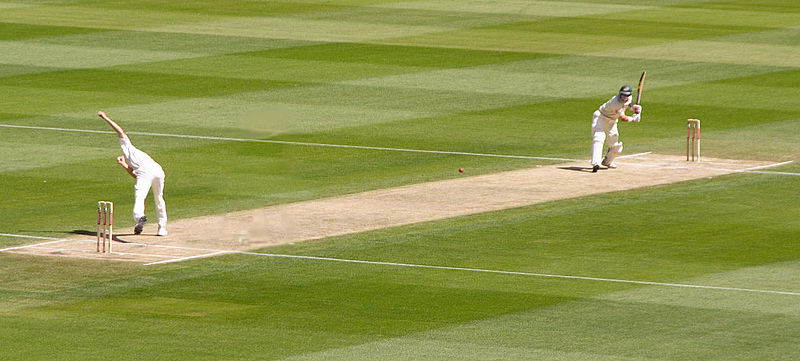
#> input picture 3. CNN and Open_CV/Test_images_vids/cricket.jpg, 800 x 361 px, found by its file name
$ python Joining_images.py
#> lines starting #> are read from the running program, lines starting #| are printed output that depends on the picture
import cv2

import numpy as np

#Joining Images

img = cv2.imread("/home/sagar/Test_Images/cricket.jpg")
#> img is the input picture: shape (361, 800, 3); mean B, G, R 77.5, 149.6, 143.2

horImg = np.hstack((img,img))
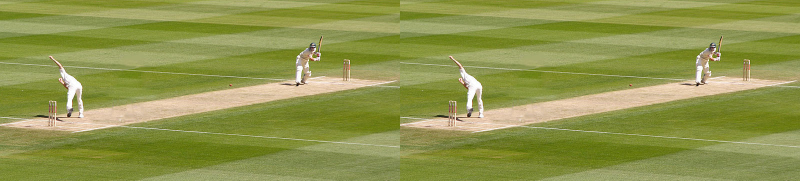
#> horImg: shape (361, 1600, 3) (shown at 1/2 size); mean B, G, R 77.5, 149.6, 143.2

verImg = np.vstack((img,img))
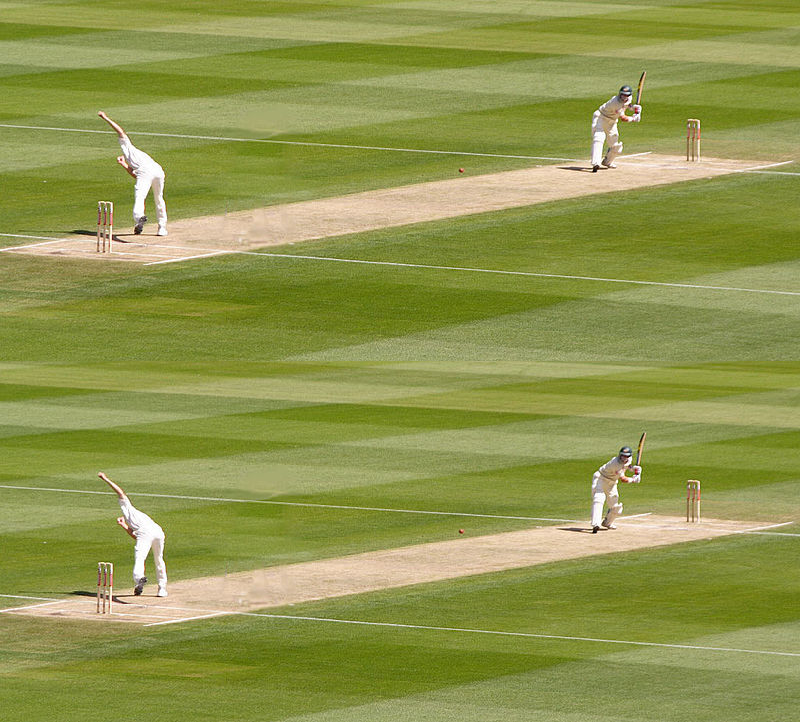
#> verImg: shape (722, 800, 3); mean B, G, R 77.5, 149.6, 143.2

cv2.imshow("Horizontal",horImg)

cv2.imshow("Vertical",verImg)

if cv2.waitKey(0) & 0xff == ord('q'):
#> (key q is pressed here)
    cv2.destroyAllWindows()

#Make sure while stacking the images must be of same dimessions.

$ run again, with 3. CNN and Open_CV/Test_images_vids/balloons.jpg copied over 3. CNN and Open_CV/Test_images_vids/cricket.jpg
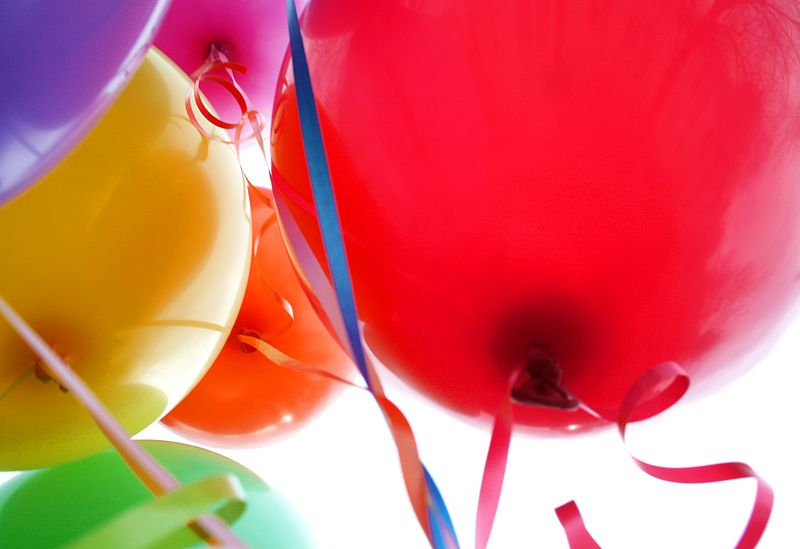
#> input picture 3. CNN and Open_CV/Test_images_vids/balloons.jpg, 800 x 549 px, found by its file name
#> img is the input picture: shape (549, 800, 3); mean B, G, R 99.1, 104, 216.9
#> `horImg = np.hstack((img,img))`:
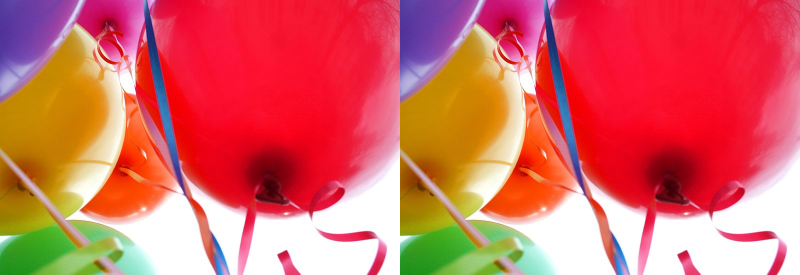
#> horImg: shape (549, 1600, 3) (shown at 1/2 size); mean B, G, R 99.1, 104, 216.9
#> `verImg = np.vstack((img,img))`:
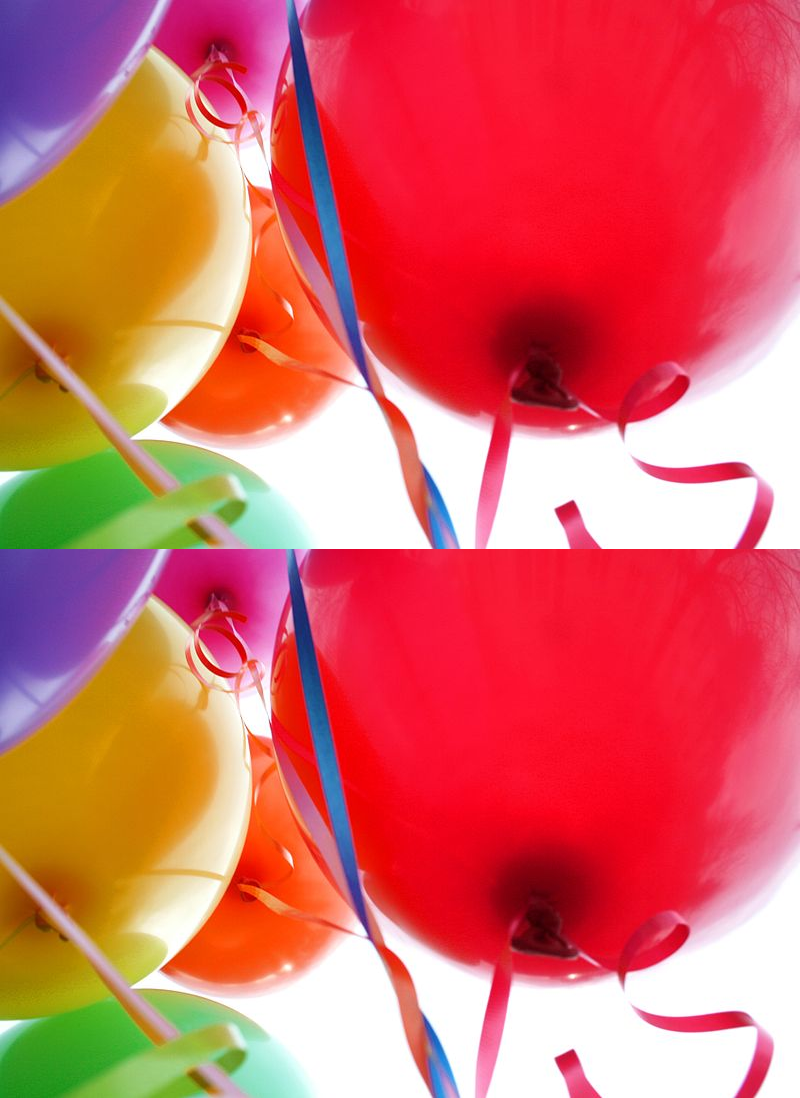
#> verImg: shape (1098, 800, 3); mean B, G, R 99.1, 104, 216.9

$ run again, with 3. CNN and Open_CV/Test_images_vids/face.jpg copied over 3. CNN and Open_CV/Test_images_vids/cricket.jpg
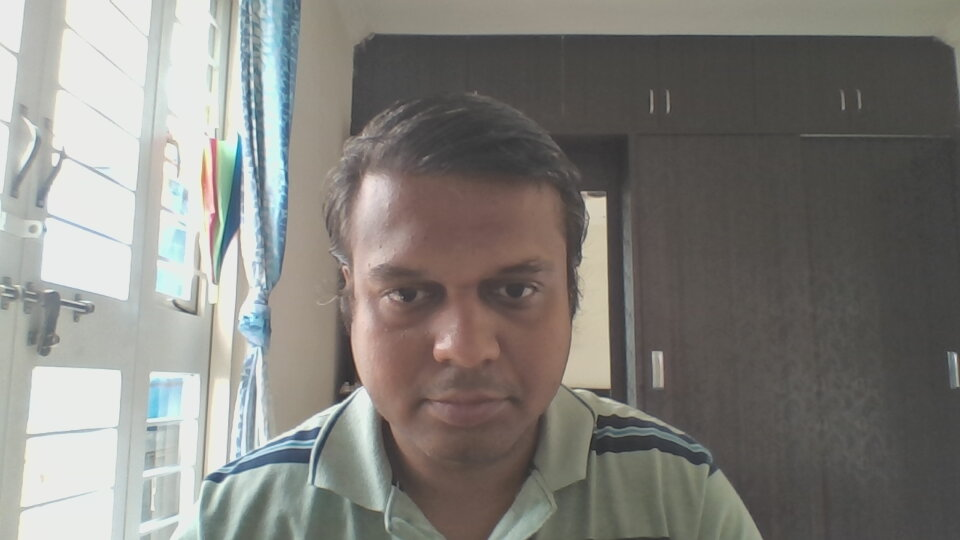
#> input picture 3. CNN and Open_CV/Test_images_vids/face.jpg, 960 x 540 px, found by its file name
#> img is the input picture: shape (540, 960, 3); mean B, G, R 123.4, 128.2, 130.2
#> `horImg = np.hstack((img,img))`:
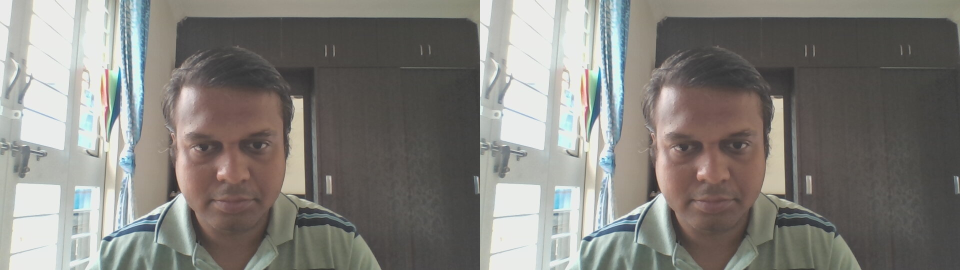
#> horImg: shape (540, 1920, 3) (shown at 1/2 size); mean B, G, R 123.4, 128.2, 130.2
#> `verImg = np.vstack((img,img))`:
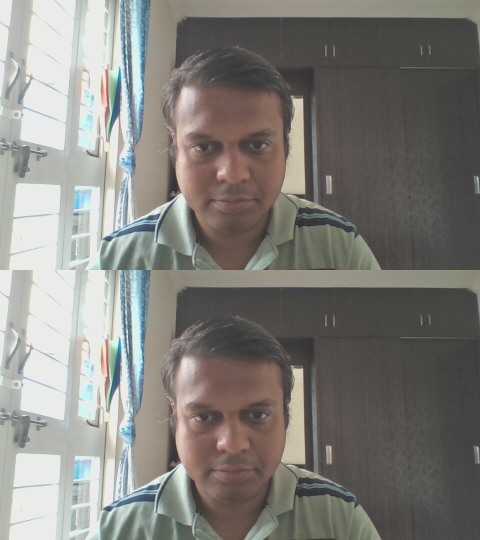
#> verImg: shape (1080, 960, 3) (shown at 1/2 size); mean B, G, R 123.4, 128.2, 130.2
